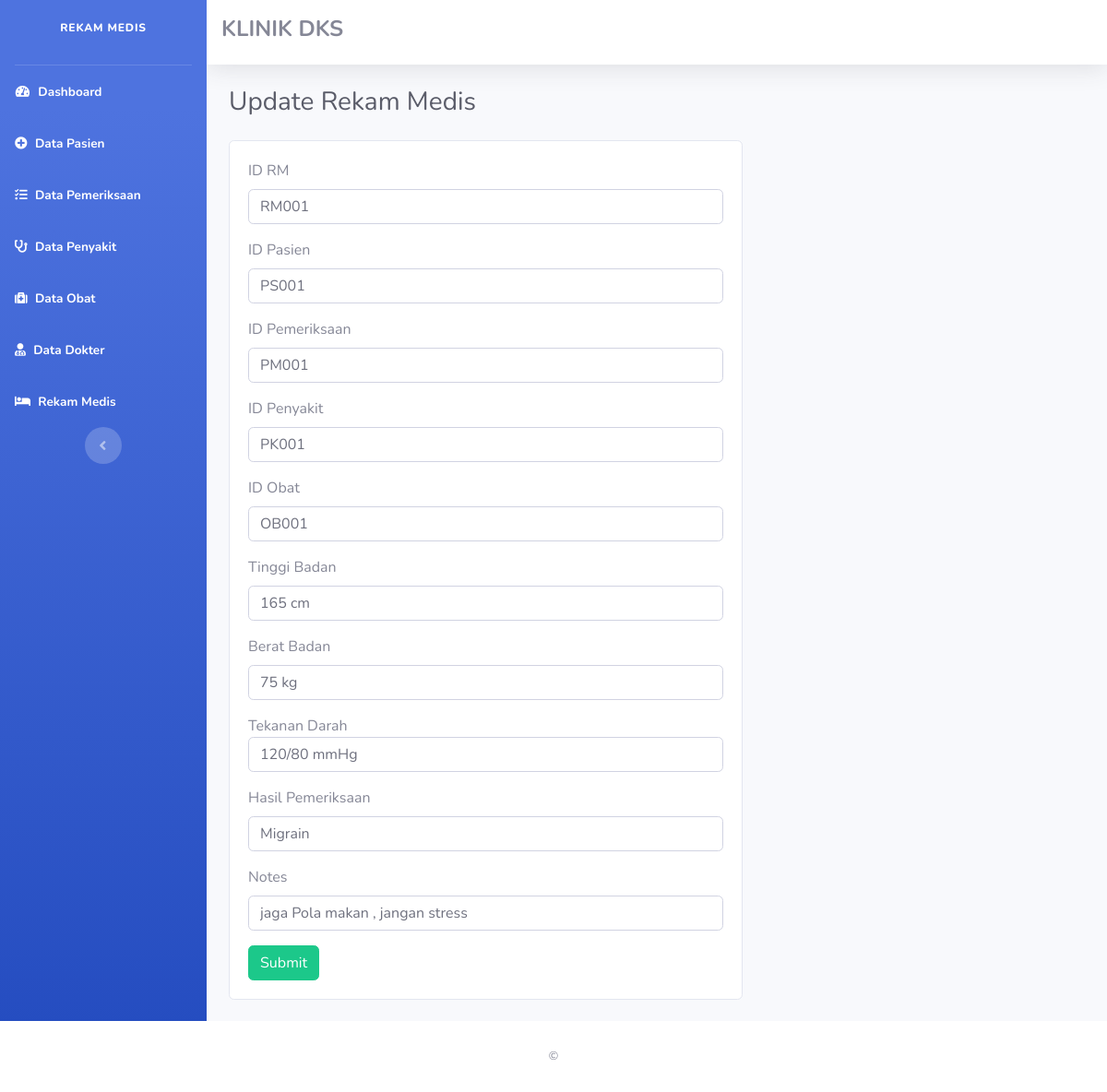
Screenshot of /Rekam_medis/update_data/RM001 with the database file from the repository.
### tables this page shows
CREATE TABLE `rekam_medis` (
  `id_rm` varchar(8) NOT NULL,
  `id_pasien` varchar(8) NOT NULL,
  `id_pemeriksaan` varchar(8) NOT NULL,
  `id_penyakit` varchar(8) NOT NULL,
  `id_obat` varchar(8) NOT NULL,
  `tinggi_badan` varchar(6) NOT NULL,
  `berat_badan` varchar(6) NOT NULL,
  `tekanan_darah` varchar(15) NOT NULL,
  `hasil_pemeriksaan` varchar(150) NOT NULL,
  `notes` varchar(150) DEFAULT NULL
);

### application/controllers/Rekam_medis.php (called while the page is built, shortened)
<?php
class Rekam_medis extends CI_Controller {
    public function update_data($id)
    {
        $data['rm'] = $this->db->query("SELECT * FROM rekam_medis WHERE id_rm='$id'")->result();
        $data['title'] = "Update Rekam Medis";
        $this->load->view('templates/Header',$data);
        $this->load->view('templates/Sidebar');
        $this->load->view('Update_rekam_medis',$data);
        $this->load->view('templates/Footer');
    }
}
?>

### index.php (called while the page is built, shortened)
<?php
require_once BASEPATH.'core/CodeIgniter.php';

### application/views/Update_rekam_medis.php (the view, shortened to what this page needs)
<div class="container-fluid">
<div class="d-sm-flex align-items-center justify-content-between mb-4">
    <h1 class="h3 mb-0 text-gray-800"><?php echo $title ?></h1>
</div>
<div class="card" style="width : 60%; margin-bottom :100px">
<div class="card-body">
<?php foreach ($rm as $rm); ?>
<form method="POST" action="<?php echo base_url('Rekam_medis/update_data_aksi') ?>">
<div class="form-group">
<label> ID RM </label>
<input type="text" name="id_rm" class="form-control" value="<?php echo $rm->id_rm ?>">
</div>
<div class="form-group">
<label> ID Pasien </label>
<input type="text" name="id_pasien" class="form-control" value="<?php echo $rm->id_pasien ?>">
</div>
<div class="form-group">
<label> ID Pemeriksaan </label>
<input type="text" name="id_pemeriksaan" class="form-control" value="<?php echo $rm->id_pemeriksaan ?>">
</div>
<div class="form-group">
<label> ID Penyakit </label>
<input type="text" name="id_penyakit" class="form-control" value="<?php echo $rm->id_penyakit ?>">
</div>
<div class="form-group">
<label> ID Obat </label>
<input type="text" name="id_obat" class="form-control" value="<?php echo $rm->id_obat ?>">
</div>
<div class="form-group">
<label> Tinggi Badan </label>
<input type="text" name="tinggi_badan" class="form-control" value="<?php echo $rm->tinggi_badan ?>">
</div>
<div class="form-group">
<label> Berat Badan </label>
<input type="text" name="berat_badan" class="form-control" value="<?php echo $rm->berat_badan ?>">
</div>
<div class="form-group">
<labe> Tekanan Darah </label>
<input type="text" name="tekanan_darah" class="form-control" value="<?php echo $rm->tekanan_darah ?>">
</div>
<div class="form-group">
<label> Hasil Pemeriksaan </label>
<input type="text" name="hasil_pemeriksaan" class="form-control" value="<?php echo $rm->hasil_pemeriksaan ?>">
</div>
<div class="form-group">
<label> Notes </label>
<input type="text" name="notes" class="form-control" value="<?php echo $rm->notes ?>">
</div>
<button type="submit" class="btn btn-success">Submit</button>
</form>
</div>
</div>
</div>

### rows the page displays
rekam_medis: id_rm "RM001", id_pasien "PS001", id_pemeriksaan "PM001", id_penyakit "PK001", id_obat "OB001", tinggi_badan "165 cm", berat_badan "75 kg", tekanan_darah "120/80 mmHg", hasil_pemeriksaan "Migrain", notes "jaga Pola makan , jangan stress"

### other values shown
$title "Update Rekam Medis"
